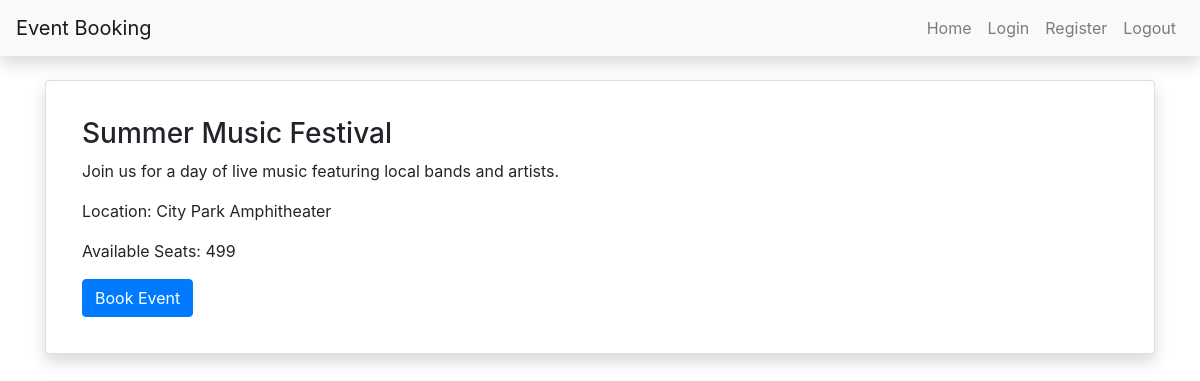
Page /event/4/ on the committed database.
### webapp/models.py (models this page shows, shortened)
class Event(models.Model):
    title = models.CharField(max_length=200)
    description = models.TextField()
    location = models.CharField(max_length=200)
    date = models.DateField()
    available_seats = models.PositiveIntegerField()

### webapp/views.py (the view)
# urls.py: path('event/<int:event_id>/', views.event_detail, name='event_detail'),
def event_detail(request, event_id):
    event = get_object_or_404(Event, id=event_id)
    if request.method == 'POST':
        form = BookingForm(request.POST)
        if form.is_valid():
            booking = form.save(commit=False)
            booking.event = event
            booking.user = request.user
            booking.save()
            event.available_seats -= 1
            event.save()
            return redirect('booking_status')
    else:
        form = BookingForm()
    return render(request, 'webapp/event_detail.html', {'event': event, 'form': form})

### webapp/templates/webapp/event_detail.html (shortened to what this page needs)
{% extends 'webapp/base.html' %}
{% block content %}
    <div class="card shadow p-3">
        <div class="card-body">
            <h3>{{ event.title }}</h3>
            <p>{{ event.description }}</p>
             <p class="card-text">Location: {{ event.location }}</p>
            <p class="card-text">Available Seats: {{ event.available_seats }}</p>
                <form method="POST">
                    <a href="{% url 'book_event' event.id %}" class="btn btn-primary">Book Event</a>
                </form>
        </div>
    </div>
{% endblock %}

### rows in the picture
Event: title "Summer Music Festival", description "Join us for a day of live music featuring local bands and artists.", location "City Park Amphitheater", available_seats "499"
